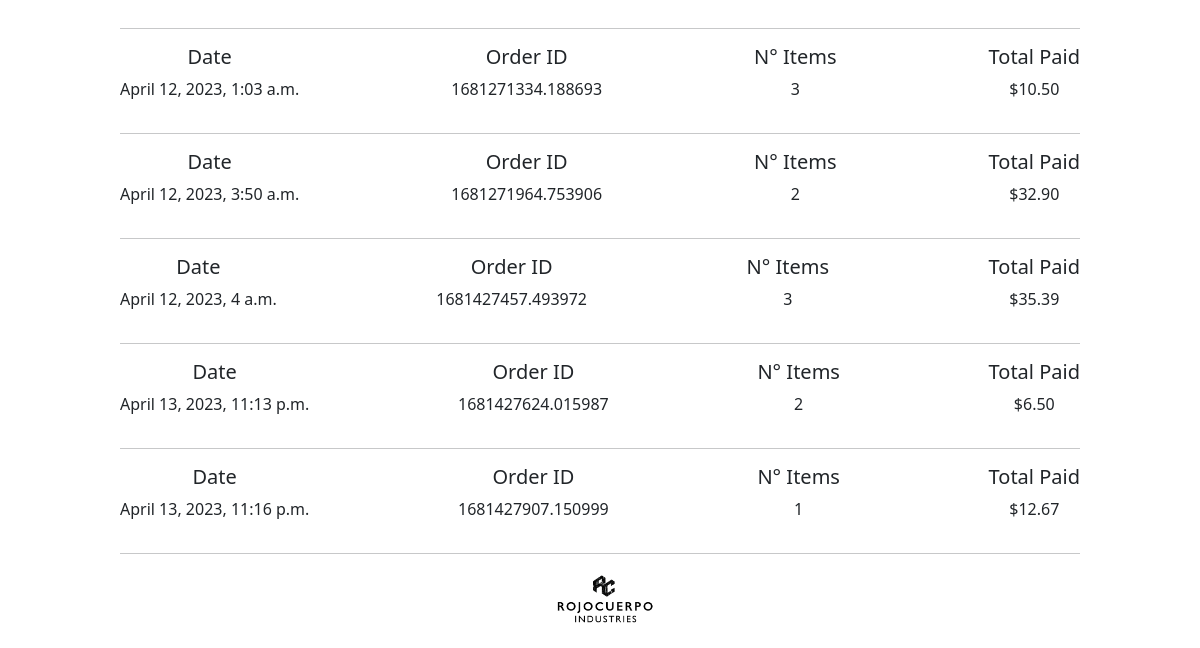
Page /dashboard (signed in, lower part) on the earlier database version.
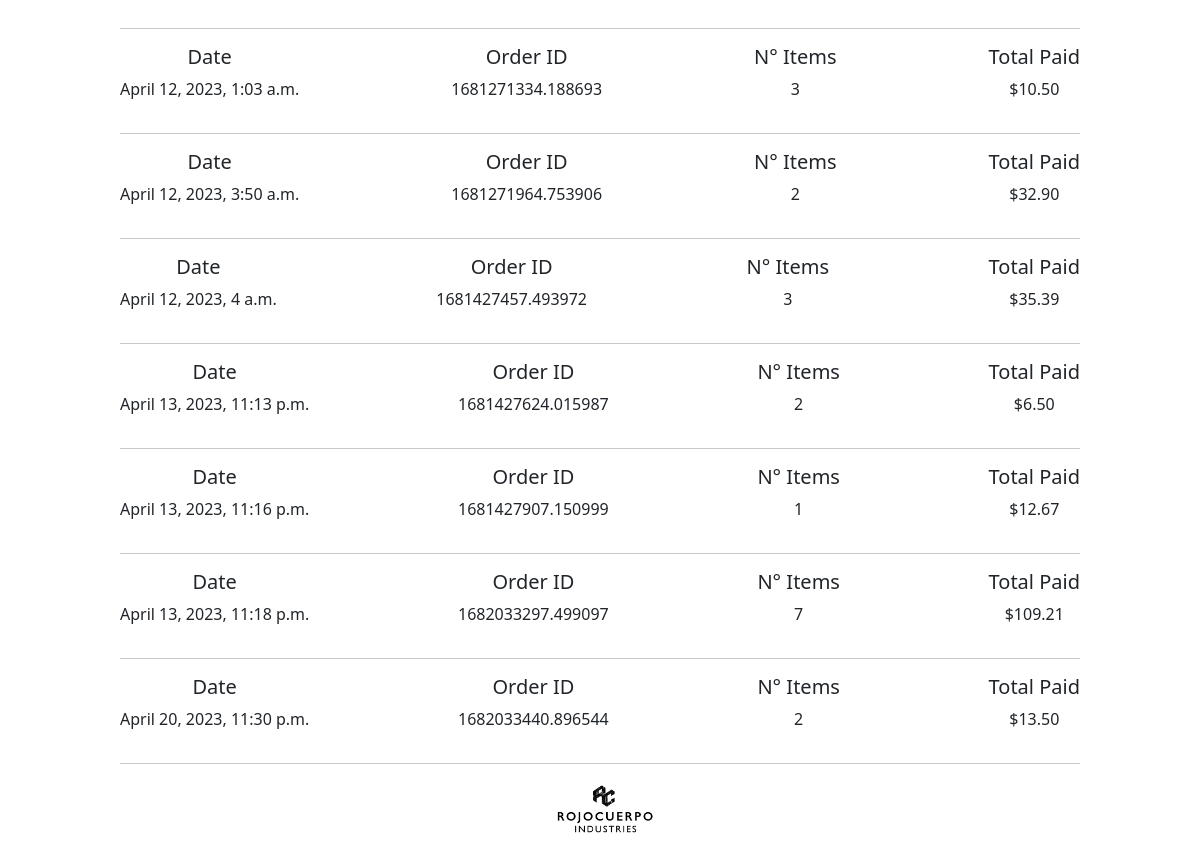
Same page on the later database version.
### main/models.py (models this page shows, shortened)
class Order(models.Model):
    customer = models.ForeignKey(User, on_delete=models.CASCADE, blank=True, null=True)
    complete = models.BooleanField(default=False, null=True, blank=True)
    order_id = models.CharField(max_length=200)
    date = models.DateTimeField(auto_now_add=True)
    @property
    def get_total_price(self):
        items = self.orderitem_set.all()
        total = sum([float(item.get_total) for item in items])
        return "{:.2f}".format(total)
    @property
    def get_total_items(self):
        items = self.orderitem_set.all()
        total = sum([item.quantity for item in items])
        return total

class OrderItem(models.Model):
    product = models.ForeignKey(Product, on_delete=models.SET_NULL, blank=True, null=True)
    order = models.ForeignKey(Order, on_delete=models.SET_NULL, blank=True, null=True)
    quantity = models.IntegerField(default=0, null=True, blank=True)
    date = models.DateTimeField(auto_now_add=True)
    @property
    def get_total(self):
        total = self.product.price * self.quantity
        return "{:.2f}".format(total)

class Product(models.Model):
    name = models.CharField(max_length=200)
    description = models.TextField()
    price = models.DecimalField(max_digits=7, decimal_places=2)
    img = models.ImageField(null=False, blank=True, upload_to='products/', default=None)
    tag = models.ManyToManyField(Tag, blank=True, related_name='product')
    slug = models.SlugField(max_length=50, unique=True, default=None)
    featured = models.BooleanField(default=False)
    stripe_price_id = models.CharField(max_length=2000, null=True)

### main/views.py (the view)
# urls.py: path('dashboard', v.dashboard, name="dashboard"),
def dashboard(request):
    context = {}
    if request.user.is_authenticated:
        customer = request.user
        orders = m.Order.objects.filter(customer=customer, complete=True)
        context['orders'] = orders
        if request.POST:
            shipping_form = f.ShippingForm(request.POST)
            if shipping_form.is_valid():
                new_address = m.ShippingAddress(
                    customer=request.user,
                    street_1=shipping_form['street_1'].data,
                    street_2=shipping_form['street_2'].data,
                    zip=shipping_form['zip'].data
                )
                new_address.save()
            return redirect(reverse('dashboard'))
        else:
            try:
                address = m.ShippingAddress.objects.filter(customer=request.user.id)
                if len(address) > 1:
                    shipping_form = f.ShippingForm()
                    context['shipping_form'] = shipping_form
                    context['multiple_address'] = address
                    return render(request, "main/dashboard.html", context=context)
                if len(address) == 1:
                    data = {'street_1': address[0].street_1,
                            'street_2': address[0].street_2,
                            'zip': address[0].zip}
                    shipping_form = f.ShippingForm(data)
                    context['shipping_form'] = shipping_form
                    context['single_address'] = address[0]
                    return render(request, "main/dashboard.html", context=context)
                else:
                    shipping_form = f.ShippingForm()
                    context['no_address'] = True
                    context['shipping_form'] = shipping_form
                    return render(request, "main/dashboard.html", context=context)
            except Exception as e:
                print(e)
            return render(request, "main/dashboard.html", context=context)
    else:
        return redirect(reverse('welcome'))

### main/templates/main/dashboard.html (shortened to what this page needs)
{% extends 'base.html' %}
{% load static %}
{% load crispy_forms_tags %}
{% block body %}
<div class="main-container">
    <div class="check-orders-container">
        {% for i in orders %}
        <div class="orders-container">
            <div>
                <h5>Date</h5>
                <p>{{ i.date }}</p>
            </div>
            <div>
                <h5>Order ID</h5>
                <p>{{ i.order_id }}</p>
            </div>
            <div>
                <h5>N° Items</h5>
                <p>{{ i.get_total_items }}</p>
            </div>
            <div>
                <h5>Total Paid</h5>
                <p>${{ i.get_total_price }}</p>
            </div>
        </div>
        <hr>
        {% endfor %}
    </div>
</div>
{% endblock %}

### templates/base.html (shortened to what this page needs)
<!DOCTYPE html>
{% load static %}
{% load crispy_forms_tags %}
<html lang="en">
<head>
    <link rel="stylesheet" href="{% static 'css/styles.css' %}">
    <link href="https://cdn.jsdelivr.net/npm/bootstrap@5.2.1/dist/css/bootstrap.min.css" rel="stylesheet"
>
</head>
<body style="min-height: 100vh;
            display: flex;
            flex-direction: column;">
{% block body %}
{% endblock %}
</body>
<footer class="mt-auto">
    <div class="footer-div">
        <img class="footer-img" src="{% static 'images/rci.png' %}">
    </div>
   </footer>
</html>

### static/css/styles.css (style rules this page uses)
.mt-auto { display:flex; justify-content: center; }
.footer-div { display: flex; align-items: flex-end text-align: center; width: 90px; margin-bottom: 20px; }
.footer-img { width: 100px; }
.main-container { margin: 0% 10% 0% 10%; }
.check-orders-container { text-align: center; margin-top: 40px; }
.orders-container { display: flex; justify-content: space-between; flex-wrap: wrap; }

Differences in the rows shown:
now on this page (row edited): Order: date "April 13, 2023, 11:18 p.m.", order_id "1682033297.499097", get_total_items "7", get_total_price "109.21"
added Order: date "April 20, 2023, 11:30 p.m.", order_id "1682033440.896544", get_total_items "2", get_total_price "13.50"
